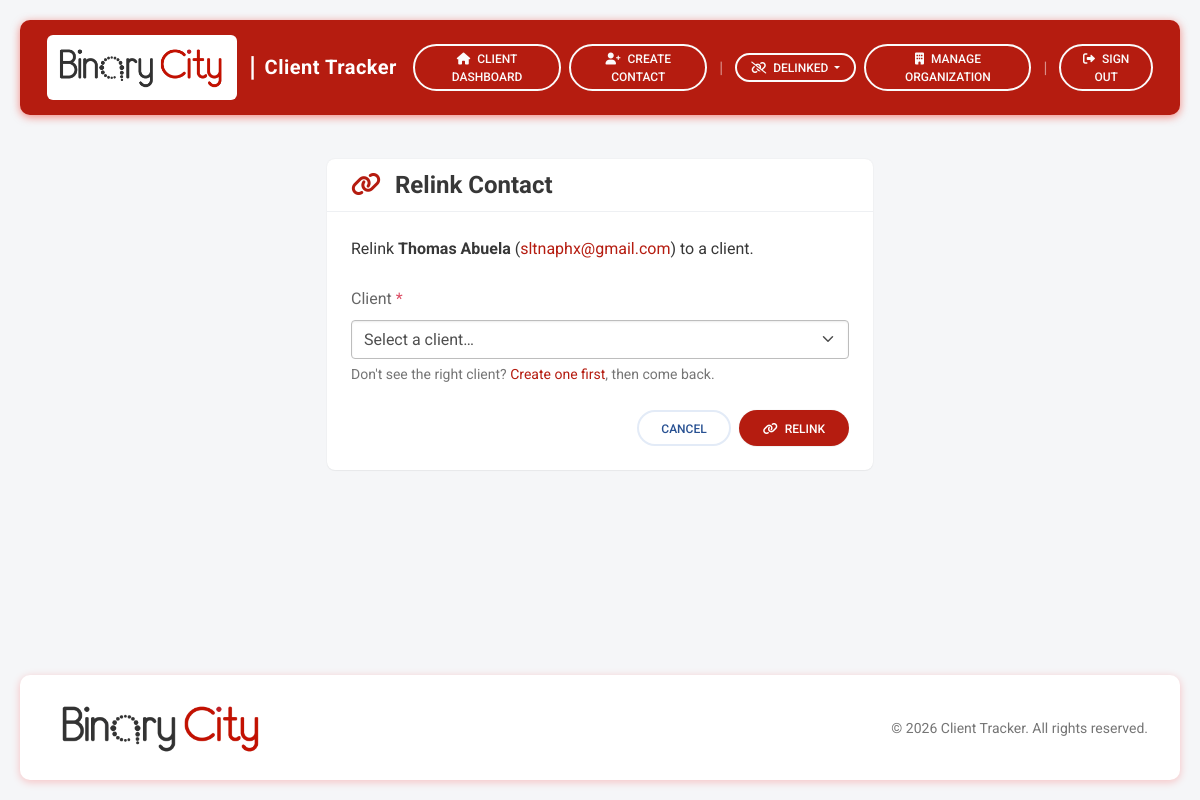
/contacts/2/relink/ (signed in), run on the app's committed database.
### clientTrackerApp/models.py (models this page shows, shortened)
class Contact(models.Model):
    client = models.ForeignKey(Client,on_delete=models.SET_NULL, null=True,blank=True, related_name="contacts",)
    first_name = models.CharField(max_length=100)
    surname    = models.CharField(max_length=100)
    email      = models.EmailField(unique=True, validators=[EmailValidator()])
    created_at = models.DateTimeField(auto_now_add=True)
    history = HistoricalRecords()
    class Meta:
        ordering = ["surname", "first_name"]

### clientTrackerApp/views.py (the view, shortened to what this page needs)
# urls.py: path("contacts/<int:pk>/relink/", views.contact_relink, name="contact-relink"),
@login_required
@staff_required
def contact_relink(request, pk):
    contact = get_object_or_404(Contact, pk=pk)
    if contact.client_id is not None:
        messages.info(request, "That contact is already linked to a client.")
        return redirect("client-detail", pk=contact.client_id)
    clients = Client.objects.order_by("name")
    return render(request, "clientTrackerApp/contacts/contact_relink.html", {
        "contact": contact,
        "clients": clients,
    })

### templates/clientTrackerApp/contacts/contact_relink.html (shortened to what this page needs)
{% extends "base.html" %}
{% block content %}
<div class="row justify-content-center">
  <div class="col-md-8 col-lg-6">
    <div class="card shadow-1 border-0 rounded-3">
      <div class="card-header card-header-clean">
        <h4 class="mb-0 fw-bold">
          <i class="fas fa-link text-ct me-2"></i> Relink Contact
        </h4>
      </div>
      <div class="card-body">
        <p class="mb-4">
          Relink <strong>{{ contact.first_name }} {{ contact.surname }}</strong>
          (<a href="mailto:{{ contact.email }}" class="text-ct text-decoration-none">{{ contact.email }}</a>)
          to a client.
        </p>
        <form method="post" novalidate>
          <div class="mb-4">
            <label for="client" class="form-label fw-medium">
              Client <span class="text-danger">*</span>
            </label>
            <select id="client" name="client" class="form-select" required>
              <option value="" disabled selected>Select a client…</option>
            </select>
            <div class="form-text">
              Don't see the right client?
              <a href="{% url 'client-create' %}" class="text-ct">Create one first</a>,
              then come back.
            </div>
          </div>
          <div class="d-flex justify-content-end gap-2">
            <a class="btn btn-outline-secondary btn-rounded"
               href="{% url 'delinked-contacts' %}">Cancel</a>
            <button type="submit" class="btn btn-ct btn-rounded shadow-1">
              <i class="fas fa-link me-1"></i> Relink
            </button>
          </div>
        </form>
      </div>
    </div>
  </div>
</div>
{% endblock %}

### templates/base.html (style rules this page uses)
:root { --ct-red: #b51c10; --ct-grey: #989898; --ct-dark: #373737; --ct-red-dark: #8e150c; }
body { font-family: 'Roboto', sans-serif; background: #f5f6f8; color: var(--ct-dark); }
.btn-ct { background: var(--ct-red); color: #fff; border: none; }
.text-ct { color: var(--ct-red) !important; }
.card-header-clean { background: #fff; border-bottom: 1px solid #eef0f3; border-radius: .75rem .75rem 0 0 !important; }
.btn-rounded { border-radius: 50rem; }

### data on the page
Contact: first_name "Thomas", surname "Abuela", email "sltnaphx@gmail.com"
